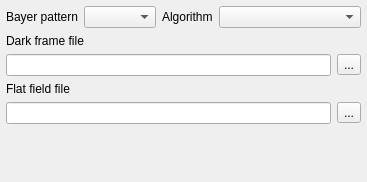
  <widget class="QDockWidget" name="dockWidget">
   <property name="minimumSize">
    <size>
     <width>367</width>
     <height>182</height>
    </size>
   </property>
   <property name="maximumSize">
    <size>
     <width>524287</width>
     <height>524287</height>
    </size>
   </property>
   <property name="windowTitle">
    <string>Camera settings</string>
   </property>
   <attribute name="dockWidgetArea">
    <number>1</number>
   </attribute>
   <widget class="QWidget" name="dockWidgetContents">
    <layout class="QGridLayout" name="gridLayout_2">
     <property name="leftMargin">
      <number>6</number>
     </property>
     <property name="topMargin">
      <number>6</number>
     </property>
     <property name="rightMargin">
      <number>6</number>
     </property>
     <property name="bottomMargin">
      <number>6</number>
     </property>
     <property name="spacing">
      <number>6</number>
     </property>
     <item row="2" column="0" colspan="2">
      <widget class="QLabel" name="label_39">
       <property name="minimumSize">
        <size>
         <width>120</width>
         <height>0</height>
        </size>
       </property>
       <property name="text">
        <string>Dark frame file</string>
       </property>
      </widget>
     </item>
     <item row="3" column="3">
      <widget class="QToolButton" name="btnGetFPNFile">
       <property name="text">
        <string>...</string>
       </property>
      </widget>
     </item>
     <item row="4" column="0" colspan="2">
      <widget class="QLabel" name="label_13">
       <property name="minimumSize">
        <size>
         <width>120</width>
         <height>0</height>
        </size>
       </property>
       <property name="maximumSize">
        <size>
         <width>120</width>
         <height>16777215</height>
        </size>
       </property>
       <property name="text">
        <string>Flat field file</string>
       </property>
      </widget>
     </item>
     <item row="3" column="0" colspan="3">
      <widget class="QLineEdit" name="txtFPNFileName">
       <property name="text">
        <string/>
       </property>
      </widget>
     </item>
     <item row="0" column="0" colspan="4">
      <layout class="QHBoxLayout" name="horizontalLayout_2">
       <item>
        <widget class="QLabel" name="label_32">
         <property name="sizePolicy">
          <sizepolicy hsizetype="Fixed" vsizetype="Preferred">
           <horstretch>0</horstretch>
           <verstretch>0</verstretch>
          </sizepolicy>
         </property>
         <property name="text">
          <string>Bayer pattern</string>
         </property>
         <property name="alignment">
          <set>Qt::AlignRight|Qt::AlignTrailing|Qt::AlignVCenter</set>
         </property>
        </widget>
       </item>
       <item>
        <widget class="QComboBox" name="cboBayerPattern">
         <property name="currentIndex">
          <number>-1</number>
         </property>
        </widget>
       </item>
       <item>
        <widget class="QLabel" name="label_2">
         <property name="sizePolicy">
          <sizepolicy hsizetype="Minimum" vsizetype="Preferred">
           <horstretch>0</horstretch>
           <verstretch>0</verstretch>
          </sizepolicy>
         </property>
         <property name="maximumSize">
          <size>
           <width>60</width>
           <height>16777215</height>
          </size>
         </property>
         <property name="text">
          <string>Algorithm</string>
         </property>
        </widget>
       </item>
       <item>
        <widget class="QComboBox" name="cboBayerType">
         <property name="sizePolicy">
          <sizepolicy hsizetype="Expanding" vsizetype="Fixed">
           <horstretch>0</horstretch>
           <verstretch>0</verstretch>
          </sizepolicy>
         </property>
         <property name="styleSheet">
          <string notr="true">QComboBox  QAbstractItemView {
	selection-background-color: rgb(136, 136, 136);
	background-color: rgb(64, 64, 64);
}

QComboBox:editable {
	selection-background-color: rgb(136, 136, 136);
}</string>
         </property>
        </widget>
       </item>
      </layout>
     </item>
     <item row="5" column="3">
      <widget class="QToolButton" name="btnGetGrayFile">
       <property name="text">
        <string>...</string>
       </property>
      </widget>
     </item>
     <item row="5" column="0" colspan="3">
      <widget class="QLineEdit" name="txtFlatFieldFile">
       <property name="text">
        <string/>
       </property>
      </widget>
     </item>
     <item row="6" column="1">
      <spacer name="verticalSpacer_3">
       <property name="orientation">
        <enum>Qt::Vertical</enum>
       </property>
       <property name="sizeHint" stdset="0">
        <size>
         <width>20</width>
         <height>40</height>
        </size>
       </property>
      </spacer>
     </item>
    </layout>
   </widget>
  </widget>
